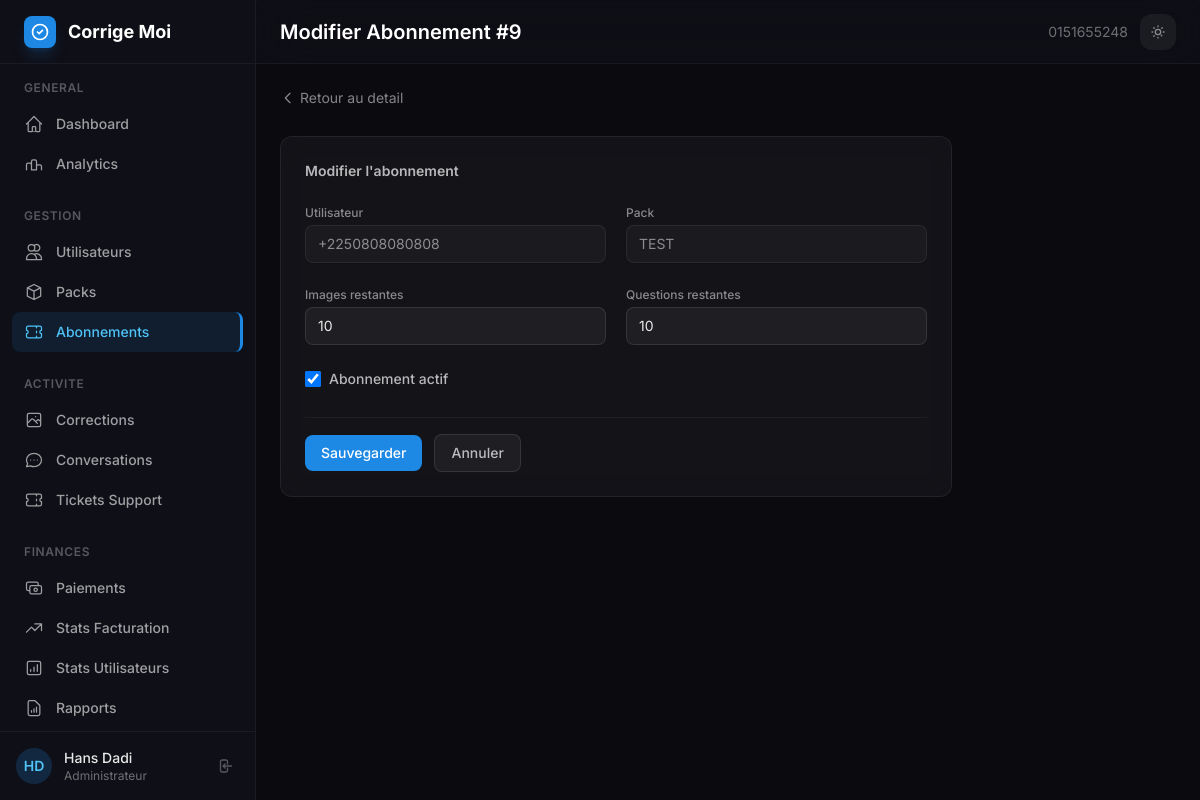
The page /custom-admin/subscription/9/edit/ (signed in) on the database as committed earlier.
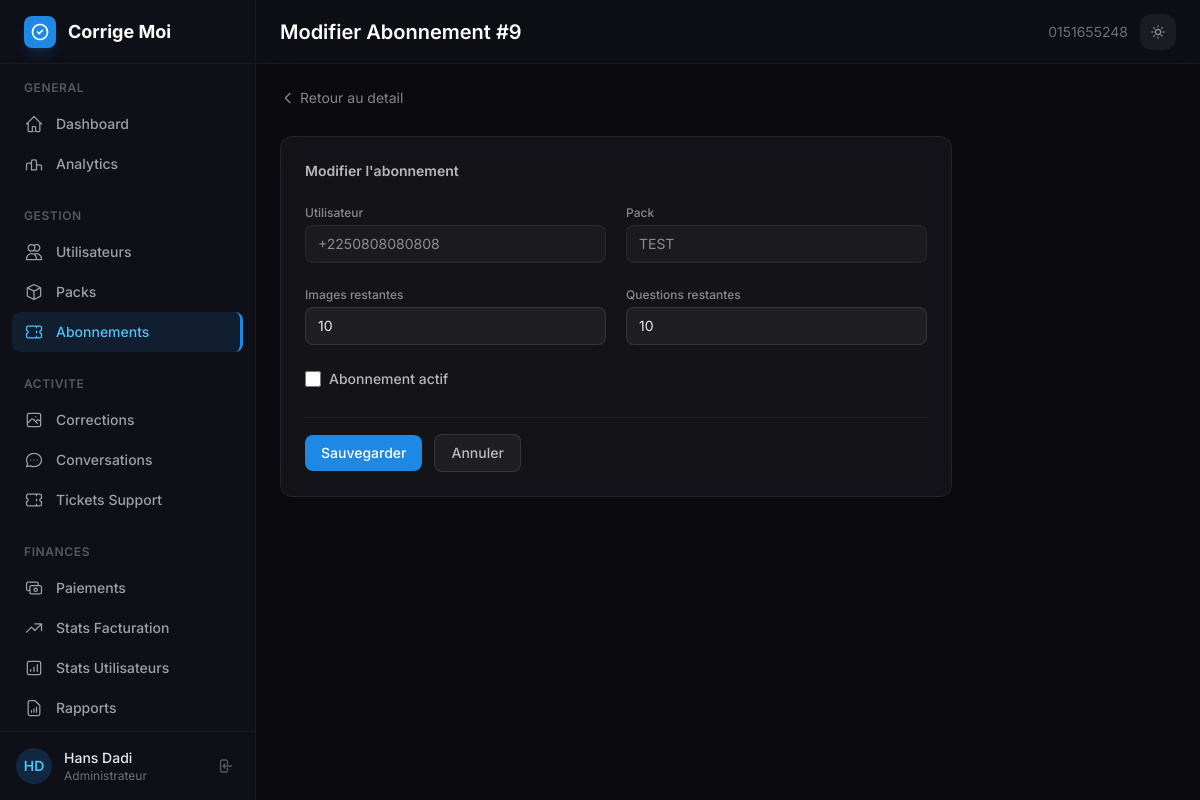
The same page on the database as committed later.
### subscriptions/models.py (models this page shows, shortened)
class Subscription(models.Model):
    user = models.ForeignKey(
        User, on_delete=models.CASCADE, related_name="subscriptions"
    )
    pack = models.ForeignKey(Pack, on_delete=models.CASCADE, related_name="subscriptions")
    token = models.UUIDField(default=uuid.uuid4, editable=False, unique=True)
    api_key = models.CharField(max_length=100, unique=True, default=generate_api_key)
    image_corrections_remaining = models.PositiveIntegerField(default=0)
    chat_questions_remaining = models.PositiveIntegerField(default=0)
    is_active = models.BooleanField(default=True)
    created_at = models.DateTimeField(auto_now_add=True)
    expires_at = models.DateTimeField(null=True, blank=True)
    class Meta:
        pass

class Pack(models.Model):
    DURATION_CHOICES = [
        (0, 'Illimité'),
        (30, '30 jours'),
        (90, '90 jours'),
        (365, '1 an'),
    ]
    name = models.CharField(max_length=100, unique=True)
    slug = models.SlugField(max_length=100, blank=True)
    price = models.DecimalField(max_digits=10, decimal_places=2)
    description = models.TextField()
    features = models.JSONField(default=list, blank=True)
    is_best_plan = models.BooleanField(default=False)
    is_active = models.BooleanField(default=True)
    is_free = models.BooleanField(default=False, verbose_name="Pack gratuit (sans paiement)")
    image_corrections_limit = models.PositiveIntegerField(
        default=0,
        help_text="Nombre d'envois d'images autorisés (0 = illimité)"
    )
    chat_questions_limit = models.PositiveIntegerField(
        default=0,
        help_text="Nombre de questions au chatbot autorisées (0 = illimité)"
    )
    duration = models.PositiveIntegerField(
        choices=DURATION_CHOICES,
        default=30,
        help_text="Durée en jours (0 = illimité)"
    )
    created_at = models.DateTimeField(auto_now_add=True)
    updated_at = models.DateTimeField(auto_now=True)
    class Meta:
        verbose_name = "Pack Abonnement"
        verbose_name_plural = "Packs Abonnement"

### authentification/models.py (models this page shows, shortened)
class CustomUser(AbstractBaseUser, PermissionsMixin):
    ROLE_CHOICES = [('student', 'Élève'), ('teacher', 'Enseignant')]
    phone_number = models.CharField(
        max_length=15,
        unique=True,
        error_messages={
            'unique': _("Un utilisateur avec ce numéro de téléphone existe déjà.")
        }
    )
    email = models.EmailField(blank=True, null=True)
    first_name = models.CharField(max_length=50)
    last_name = models.CharField(max_length=50)
    is_active = models.BooleanField(default=True)
    is_staff = models.BooleanField(default=False)
    is_verified = models.BooleanField(default=False)
    role = models.CharField(max_length=10, choices=ROLE_CHOICES, default='student')
    country = models.CharField(max_length=100, blank=True, null=True)
    school_level = models.CharField(max_length=100, blank=True, null=True)
    institution = models.CharField(max_length=200, blank=True, null=True)
    age = models.PositiveIntegerField(blank=True, null=True)
    fcm_token = models.CharField(max_length=512, blank=True, null=True)
    date_joined = models.DateTimeField(default=timezone.now)
    USERNAME_FIELD = 'phone_number'
    REQUIRED_FIELDS = ['first_name', 'last_name']
    objects = CustomUserManager()

### custom_admin/views.py (the view, shortened to what this page needs)
# urls.py: path('subscription/<int:subscription_id>/edit/', views.admin_subscription_edit, name='subscription_edit'),
@staff_required
def admin_subscription_edit(request, subscription_id):
    sub = get_object_or_404(Subscription, id=subscription_id)
    return render(request, 'custom_admin/admin/subscription_edit.html', {
        'subscription': sub,
    })

### custom_admin/views.py (called while the page is built)
def staff_required(view_func):
    @wraps(view_func)
    def wrapper(request, *args, **kwargs):
        if not request.user.is_authenticated:
            from django.shortcuts import redirect
            return redirect(f'/custom-admin/login/?next={request.path}')
        if not request.user.is_staff:
            from django.shortcuts import render as _render
            return _render(request, '403.html', status=403)
        return view_func(request, *args, **kwargs)
    return wrapper

### custom_admin/templates/custom_admin/admin/subscription_edit.html (shortened to what this page needs)
{% extends "custom_admin/base_admin.html" %}
{% block page_title %}Modifier Abonnement #{{ subscription.id }}{% endblock %}
{% block content %}
<div class="mb-6">
    <a href="{% url 'custom_admin:subscription_detail' subscription_id=subscription.id %}" class="inline-flex items-center gap-1 text-sm text-white/50 hover:text-primary-400 transition-colors">
        <svg class="w-4 h-4" fill="none" viewBox="0 0 24 24" stroke="currentColor"><path stroke-linecap="round" stroke-linejoin="round" stroke-width="2" d="M15 19l-7-7 7-7"/></svg>
        Retour au detail
    </a>
</div>
<div class="max-w-2xl">
    <div class="glass-card rounded-xl p-6">
        <h3 class="text-sm font-semibold text-white/70 mb-6">Modifier l'abonnement</h3>
        <form method="post">
            <div class="grid grid-cols-1 sm:grid-cols-2 gap-5 mb-6">
                <div>
                    <label class="block text-xs font-medium text-white/50 mb-1">Utilisateur</label>
                    <div class="block w-full rounded-lg border border-white/[0.07] bg-white/[0.03] shadow-sm text-sm px-3 py-2 text-white/50">
                        {{ subscription.user.phone_number }}
                    </div>
                </div>
                <div>
                    <label class="block text-xs font-medium text-white/50 mb-1">Pack</label>
                    <div class="block w-full rounded-lg border border-white/[0.07] bg-white/[0.03] shadow-sm text-sm px-3 py-2 text-white/50">
                        {{ subscription.pack.name }}
                    </div>
                </div>
            </div>
            <div class="grid grid-cols-1 sm:grid-cols-2 gap-5 mb-6">
                <div>
                    <label for="images" class="block text-xs font-medium text-white/50 mb-1">Images restantes</label>
                    <input type="number" id="images" name="images" min="0"
                           value="{{ subscription.image_corrections_remaining }}"
                           class="dark-input block w-full rounded-lg px-3 py-2 text-sm">
                </div>
                <div>
                    <label for="chat" class="block text-xs font-medium text-white/50 mb-1">Questions restantes</label>
                    <input type="number" id="chat" name="chat" min="0"
                           value="{{ subscription.chat_questions_remaining }}"
                           class="dark-input block w-full rounded-lg px-3 py-2 text-sm">
                </div>
            </div>
            <div class="mb-6">
                <label class="inline-flex items-center gap-2 cursor-pointer">
                    <input type="checkbox" name="is_active" value="1"
                           {% if subscription.is_active %}checked{% endif %}
                           class="w-4 h-4 rounded border-white/20 text-primary-500 focus:ring-primary-500 bg-white/5">
                    <span class="text-sm font-medium text-white/70">Abonnement actif</span>
                </label>
            </div>
            <div class="flex items-center gap-3 pt-4 border-t border-white/5">
                <button type="submit"
                        class="bg-primary-500 hover:bg-primary-600 text-white font-medium py-2 px-4 rounded-lg transition-colors text-sm">
                    Sauvegarder
                </button>
                <a href="{% url 'custom_admin:subscription_detail' subscription_id=subscription.id %}"
                   class="inline-flex items-center px-4 py-2 text-sm font-medium bg-white/5 border border-white/10 text-white/70 rounded-lg hover:bg-white/10 transition-colors">
                    Annuler
                </a>
            </div>
        </form>
    </div>
</div>
{% endblock %}

Rows that differ between the two databases and show on the page:
changed Subscription "TEST": is_active "☑" → "☐"
